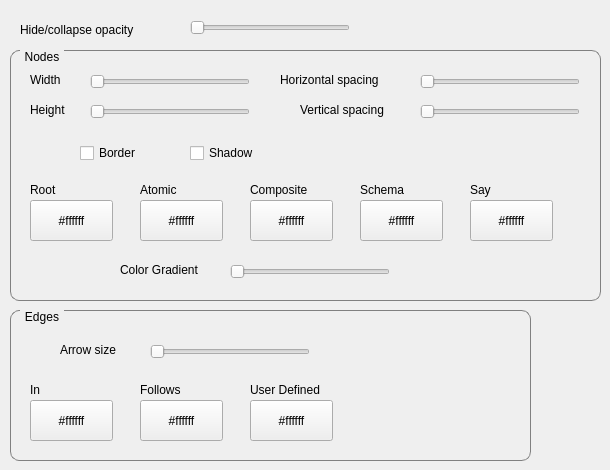
   <widget class="QWidget" name="traces_tab">
    <attribute name="title">
     <string>Traces</string>
    </attribute>
    <widget class="QGroupBox" name="groupBox">
     <property name="geometry">
      <rect>
       <x>10</x>
       <y>50</y>
       <width>591</width>
       <height>251</height>
      </rect>
     </property>
     <property name="layoutDirection">
      <enum>Qt::LeftToRight</enum>
     </property>
     <property name="styleSheet">
      <string notr="true">QGroupBox {
    border: 1px solid gray;
    border-radius: 9px;
    margin-top: 0.5em;
}

QGroupBox::title {
    subcontrol-origin: margin;
    left: 10px;
    padding: 0 3px 0 3px;
}</string>
     </property>
     <property name="title">
      <string>Nodes</string>
     </property>
     <widget class="QLabel" name="label_5">
      <property name="geometry">
       <rect>
        <x>20</x>
        <y>130</y>
        <width>61</width>
        <height>20</height>
       </rect>
      </property>
      <property name="text">
       <string>Root</string>
      </property>
     </widget>
     <widget class="QLabel" name="label_6">
      <property name="geometry">
       <rect>
        <x>130</x>
        <y>130</y>
        <width>63</width>
        <height>20</height>
       </rect>
      </property>
      <property name="text">
       <string>Atomic</string>
      </property>
     </widget>
     <widget class="QLabel" name="label_7">
      <property name="geometry">
       <rect>
        <x>240</x>
        <y>130</y>
        <width>81</width>
        <height>20</height>
       </rect>
      </property>
      <property name="text">
       <string>Composite</string>
      </property>
     </widget>
     <widget class="QLabel" name="label_8">
      <property name="geometry">
       <rect>
        <x>350</x>
        <y>130</y>
        <width>63</width>
        <height>20</height>
       </rect>
      </property>
      <property name="text">
       <string>Schema</string>
      </property>
     </widget>
     <widget class="QLabel" name="label_9">
      <property name="geometry">
       <rect>
        <x>460</x>
        <y>130</y>
        <width>63</width>
        <height>20</height>
       </rect>
      </property>
      <property name="text">
       <string>Say</string>
      </property>
     </widget>
     <widget class="QCheckBox" name="trace_node_use_border_cb">
      <property name="geometry">
       <rect>
        <x>70</x>
        <y>90</y>
        <width>94</width>
        <height>26</height>
       </rect>
      </property>
      <property name="text">
       <string>Border</string>
      </property>
     </widget>
     <widget class="QCheckBox" name="trace_node_use_shadow_cb">
      <property name="geometry">
       <rect>
        <x>180</x>
        <y>90</y>
        <width>94</width>
        <height>26</height>
       </rect>
      </property>
      <property name="text">
       <string>Shadow</string>
      </property>
     </widget>
     <widget class="QPushButton" name="trace_node_root_color_pb">
      <property name="geometry">
       <rect>
        <x>20</x>
        <y>150</y>
        <width>83</width>
        <height>41</height>
       </rect>
      </property>
      <property name="text">
       <string>#ffffff</string>
      </property>
     </widget>
     <widget class="QPushButton" name="trace_node_atomic_color_pb">
      <property name="geometry">
       <rect>
        <x>130</x>
        <y>150</y>
        <width>83</width>
        <height>41</height>
       </rect>
      </property>
      <property name="text">
       <string>#ffffff</string>
      </property>
     </widget>
     <widget class="QPushButton" name="trace_node_composite_color_pb">
      <property name="geometry">
       <rect>
        <x>240</x>
        <y>150</y>
        <width>83</width>
        <height>41</height>
       </rect>
      </property>
      <property name="text">
       <string>#ffffff</string>
      </property>
     </widget>
     <widget class="QPushButton" name="trace_node_schema_color_pb">
      <property name="geometry">
       <rect>
        <x>350</x>
        <y>150</y>
        <width>83</width>
        <height>41</height>
       </rect>
      </property>
      <property name="text">
       <string>#ffffff</string>
      </property>
     </widget>
     <widget class="QPushButton" name="trace_node_say_color_pb">
      <property name="geometry">
       <rect>
        <x>460</x>
        <y>150</y>
        <width>83</width>
        <height>41</height>
       </rect>
      </property>
      <property name="text">
       <string>#ffffff</string>
      </property>
     </widget>
     <widget class="QSlider" name="trace_node_color_gradient_slider">
      <property name="geometry">
       <rect>
        <x>220</x>
        <y>210</y>
        <width>160</width>
        <height>24</height>
       </rect>
      </property>
      <property name="toolTip">
       <string>Color gradient</string>
      </property>
      <property name="minimum">
       <number>100</number>
      </property>
      <property name="maximum">
       <number>200</number>
      </property>
      <property name="orientation">
       <enum>Qt::Horizontal</enum>
      </property>
     </widget>
     <widget class="QLabel" name="label_14">
      <property name="geometry">
       <rect>
        <x>110</x>
        <y>210</y>
        <width>111</width>
        <height>20</height>
       </rect>
      </property>
      <property name="text">
       <string>Color Gradient</string>
      </property>
     </widget>
     <widget class="QSlider" name="trace_node_height_slider">
      <property name="geometry">
       <rect>
        <x>80</x>
        <y>50</y>
        <width>160</width>
        <height>24</height>
       </rect>
      </property>
      <property name="toolTip">
       <string>Trace node height</string>
      </property>
      <property name="minimum">
       <number>10</number>
      </property>
      <property name="maximum">
       <number>200</number>
      </property>
      <property name="orientation">
       <enum>Qt::Horizontal</enum>
      </property>
     </widget>
     <widget class="QSlider" name="trace_node_width_slider">
      <property name="geometry">
       <rect>
        <x>80</x>
        <y>20</y>
        <width>160</width>
        <height>24</height>
       </rect>
      </property>
      <property name="toolTip">
       <string>Trace node width</string>
      </property>
      <property name="minimum">
       <number>20</number>
      </property>
      <property name="maximum">
       <number>400</number>
      </property>
      <property name="orientation">
       <enum>Qt::Horizontal</enum>
      </property>
     </widget>
     <widget class="QLabel" name="label_4">
      <property name="geometry">
       <rect>
        <x>20</x>
        <y>50</y>
        <width>51</width>
        <height>20</height>
       </rect>
      </property>
      <property name="text">
       <string>Height</string>
      </property>
     </widget>
     <widget class="QLabel" name="label_3">
      <property name="geometry">
       <rect>
        <x>20</x>
        <y>20</y>
        <width>51</width>
        <height>20</height>
       </rect>
      </property>
      <property name="text">
       <string>Width</string>
      </property>
     </widget>
     <widget class="QLabel" name="label_11">
      <property name="geometry">
       <rect>
        <x>290</x>
        <y>50</y>
        <width>111</width>
        <height>20</height>
       </rect>
      </property>
      <property name="text">
       <string>Vertical spacing</string>
      </property>
     </widget>
     <widget class="QLabel" name="label_12">
      <property name="geometry">
       <rect>
        <x>270</x>
        <y>20</y>
        <width>131</width>
        <height>20</height>
       </rect>
      </property>
      <property name="text">
       <string>Horizontal spacing</string>
      </property>
     </widget>
     <widget class="QSlider" name="trace_node_v_spacing_slider">
      <property name="geometry">
       <rect>
        <x>410</x>
        <y>50</y>
        <width>160</width>
        <height>24</height>
       </rect>
      </property>
      <property name="toolTip">
       <string>Trace node vertical spacing</string>
      </property>
      <property name="minimum">
       <number>20</number>
      </property>
      <property name="maximum">
       <number>400</number>
      </property>
      <property name="orientation">
       <enum>Qt::Horizontal</enum>
      </property>
     </widget>
     <widget class="QSlider" name="trace_node_h_spacing_slider">
      <property name="geometry">
       <rect>
        <x>410</x>
        <y>20</y>
        <width>160</width>
        <height>24</height>
       </rect>
      </property>
      <property name="toolTip">
       <string>Trace node horizontal spacing</string>
      </property>
      <property name="minimum">
       <number>40</number>
      </property>
      <property name="maximum">
       <number>800</number>
      </property>
      <property name="orientation">
       <enum>Qt::Horizontal</enum>
      </property>
     </widget>
    </widget>
    <widget class="QGroupBox" name="groupBox_2">
     <property name="geometry">
      <rect>
       <x>10</x>
       <y>310</y>
       <width>521</width>
       <height>151</height>
      </rect>
     </property>
     <property name="styleSheet">
      <string notr="true">QGroupBox {
    border: 1px solid gray;
    border-radius: 9px;
    margin-top: 0.5em;
}

QGroupBox::title {
    subcontrol-origin: margin;
    left: 10px;
    padding: 0 3px 0 3px;
}</string>
     </property>
     <property name="title">
      <string>Edges</string>
     </property>
     <widget class="QLabel" name="label_23">
      <property name="geometry">
       <rect>
        <x>20</x>
        <y>70</y>
        <width>63</width>
        <height>20</height>
       </rect>
      </property>
      <property name="text">
       <string>In</string>
      </property>
     </widget>
     <widget class="QLabel" name="label_24">
      <property name="geometry">
       <rect>
        <x>130</x>
        <y>70</y>
        <width>63</width>
        <height>20</height>
       </rect>
      </property>
      <property name="text">
       <string>Follows</string>
      </property>
     </widget>
     <widget class="QLabel" name="label_25">
      <property name="geometry">
       <rect>
        <x>240</x>
        <y>70</y>
        <width>101</width>
        <height>20</height>
       </rect>
      </property>
      <property name="text">
       <string>User Defined</string>
      </property>
     </widget>
     <widget class="QPushButton" name="trace_edge_in_color_pb">
      <property name="geometry">
       <rect>
        <x>20</x>
        <y>90</y>
        <width>83</width>
        <height>41</height>
       </rect>
      </property>
      <property name="text">
       <string>#ffffff</string>
      </property>
     </widget>
     <widget class="QPushButton" name="trace_edge_follows_color_pb">
      <property name="geometry">
       <rect>
        <x>130</x>
        <y>90</y>
        <width>83</width>
        <height>41</height>
       </rect>
      </property>
      <property name="text">
       <string>#ffffff</string>
      </property>
     </widget>
     <widget class="QPushButton" name="trace_edge_user_defined_color_pb">
      <property name="geometry">
       <rect>
        <x>240</x>
        <y>90</y>
        <width>83</width>
        <height>41</height>
       </rect>
      </property>
      <property name="text">
       <string>#ffffff</string>
      </property>
     </widget>
     <widget class="QSlider" name="trace_edge_arrow_size_slider">
      <property name="geometry">
       <rect>
        <x>140</x>
        <y>30</y>
        <width>160</width>
        <height>24</height>
       </rect>
      </property>
      <property name="toolTip">
       <string>Arrow size</string>
      </property>
      <property name="minimum">
       <number>3</number>
      </property>
      <property name="maximum">
       <number>50</number>
      </property>
      <property name="orientation">
       <enum>Qt::Horizontal</enum>
      </property>
     </widget>
     <widget class="QLabel" name="label_22">
      <property name="geometry">
       <rect>
        <x>50</x>
        <y>30</y>
        <width>91</width>
        <height>20</height>
       </rect>
      </property>
      <property name="text">
       <string>Arrow size</string>
      </property>
     </widget>
    </widget>
    <widget class="QLabel" name="label_2">
     <property name="geometry">
      <rect>
       <x>20</x>
       <y>20</y>
       <width>151</width>
       <height>20</height>
      </rect>
     </property>
     <property name="text">
      <string>Hide/collapse opacity</string>
     </property>
    </widget>
    <widget class="QSlider" name="trace_hide_collapse_opacity_slider">
     <property name="geometry">
      <rect>
       <x>190</x>
       <y>20</y>
       <width>160</width>
       <height>16</height>
      </rect>
     </property>
     <property name="toolTip">
      <string>Opacity of hidden/collapsed nodes and edges</string>
     </property>
     <property name="maximum">
      <number>255</number>
     </property>
     <property name="orientation">
      <enum>Qt::Horizontal</enum>
     </property>
    </widget>
   </widget>
